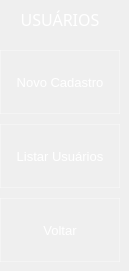
    <widget class="QWidget" name="page_5">
     <widget class="QLabel" name="label_2">
      <property name="geometry">
       <rect>
        <x>0</x>
        <y>0</y>
        <width>120</width>
        <height>40</height>
       </rect>
      </property>
      <property name="font">
       <font>
        <family>Montserrat Medium</family>
        <pointsize>12</pointsize>
        <weight>50</weight>
        <bold>false</bold>
       </font>
      </property>
      <property name="styleSheet">
       <string notr="true">background-color: qlineargradient(spread:pad, x1:0, y1:0, x1:0, y1:1, 
                                 stop:0 rgba(0, 50, 150, 255), 
                                 stop:1 rgba(51, 156, 255, 255));</string>
      </property>
      <property name="text">
       <string>&lt;html&gt;&lt;head/&gt;&lt;body&gt;&lt;p align=&quot;center&quot;&gt;&lt;span style=&quot; color:#ffffff;&quot;&gt;USUÁRIOS&lt;/span&gt;&lt;/p&gt;&lt;/body&gt;&lt;/html&gt;</string>
      </property>
     </widget>
     <widget class="QToolButton" name="bttn_newUser">
      <property name="geometry">
       <rect>
        <x>0</x>
        <y>50</y>
        <width>120</width>
        <height>64</height>
       </rect>
      </property>
      <property name="sizePolicy">
       <sizepolicy hsizetype="Preferred" vsizetype="Preferred">
        <horstretch>0</horstretch>
        <verstretch>0</verstretch>
       </sizepolicy>
      </property>
      <property name="font">
       <font>
        <pointsize>10</pointsize>
       </font>
      </property>
      <property name="styleSheet">
       <string notr="true">QToolButton {
    background-color: rgba(0,0,0,0);
    border: 1px solid rgba(255, 255, 255, 0.3); /* Borda branca translúcida */
    color:  rgba(255, 255, 255,255); 
}

QToolButton:hover {
     background-color: rgba(255, 255, 255, 30);
    border-color: rgba(255, 255, 255,255); 
}

QToolButton:pressed {
    background-color: #339CFF; /* Azul acinzentado */
border-color: #66BFFF; /* Azul escuro */
color:#003366;
}
</string>
      </property>
      <property name="text">
       <string>Novo Cadastro</string>
      </property>
      <property name="icon">
       <iconset>
        <normaloff>C:/Users/56915816/Icones/group_add_24dp_E3E3E3_FILL0_wght400_GRAD0_opsz24.png</normaloff>C:/Users/56915816/Icones/group_add_24dp_E3E3E3_FILL0_wght400_GRAD0_opsz24.png</iconset>
      </property>
      <property name="iconSize">
       <size>
        <width>32</width>
        <height>32</height>
       </size>
      </property>
      <property name="toolButtonStyle">
       <enum>Qt::ToolButtonTextUnderIcon</enum>
      </property>
     </widget>
     <widget class="QToolButton" name="bttn_back_2">
      <property name="geometry">
       <rect>
        <x>0</x>
        <y>198</y>
        <width>120</width>
        <height>64</height>
       </rect>
      </property>
      <property name="sizePolicy">
       <sizepolicy hsizetype="Preferred" vsizetype="Preferred">
        <horstretch>0</horstretch>
        <verstretch>0</verstretch>
       </sizepolicy>
      </property>
      <property name="font">
       <font>
        <pointsize>10</pointsize>
       </font>
      </property>
      <property name="styleSheet">
       <string notr="true">QToolButton {
    background-color: rgba(0, 0, 0, 0);          /* Fundo transparente */
    border: 1px solid rgba(255, 255, 255, 0.3);  /* Borda branca translúcida */
    color: rgba(255, 255, 255, 255);             /* Texto branco */
}

QToolButton:hover {
    background-color: rgba(255, 255, 255, 30);   /* Fundo branco fraco no hover */
    border-color: rgba(255, 255, 255, 255);      /* Borda branca sólida */
}

QToolButton:pressed {
    background-color: #FF3333;                   /* Vermelho (RGB 255, 51, 51) */
    border-color: #FF6666;                       /* Vermelho claro para borda */
    color: white;                                /* Texto branco (contraste) */
}</string>
      </property>
      <property name="text">
       <string>Voltar</string>
      </property>
      <property name="icon">
       <iconset>
        <normaloff>C:/Users/56915816/Icones/keyboard_return_24dp_E3E3E3_FILL0_wght400_GRAD0_opsz24.png</normaloff>C:/Users/56915816/Icones/keyboard_return_24dp_E3E3E3_FILL0_wght400_GRAD0_opsz24.png</iconset>
      </property>
      <property name="iconSize">
       <size>
        <width>32</width>
        <height>32</height>
       </size>
      </property>
      <property name="toolButtonStyle">
       <enum>Qt::ToolButtonTextUnderIcon</enum>
      </property>
     </widget>
     <widget class="QToolButton" name="bttn_listUser">
      <property name="geometry">
       <rect>
        <x>0</x>
        <y>124</y>
        <width>120</width>
        <height>64</height>
       </rect>
      </property>
      <property name="sizePolicy">
       <sizepolicy hsizetype="Preferred" vsizetype="Preferred">
        <horstretch>0</horstretch>
        <verstretch>0</verstretch>
       </sizepolicy>
      </property>
      <property name="font">
       <font>
        <pointsize>10</pointsize>
       </font>
      </property>
      <property name="styleSheet">
       <string notr="true">QToolButton {
    background-color: rgba(0,0,0,0);
    border: 1px solid rgba(255, 255, 255, 0.3); /* Borda branca translúcida */
    color:  rgba(255, 255, 255,255); 
}

QToolButton:hover {
     background-color: rgba(255, 255, 255, 30);
    border-color: rgba(255, 255, 255,255); 
}

QToolButton:pressed {
    background-color: #339CFF; /* Azul acinzentado */
border-color: #66BFFF; /* Azul escuro */
color:#003366;
}
</string>
      </property>
      <property name="text">
       <string>Listar Usuários</string>
      </property>
      <property name="icon">
       <iconset>
        <normaloff>C:/Users/56915816/Icones/list_24dp_E3E3E3_FILL0_wght400_GRAD0_opsz24.png</normaloff>C:/Users/56915816/Icones/list_24dp_E3E3E3_FILL0_wght400_GRAD0_opsz24.png</iconset>
      </property>
      <property name="iconSize">
       <size>
        <width>32</width>
        <height>32</height>
       </size>
      </property>
      <property name="toolButtonStyle">
       <enum>Qt::ToolButtonTextUnderIcon</enum>
      </property>
     </widget>
    </widget>
